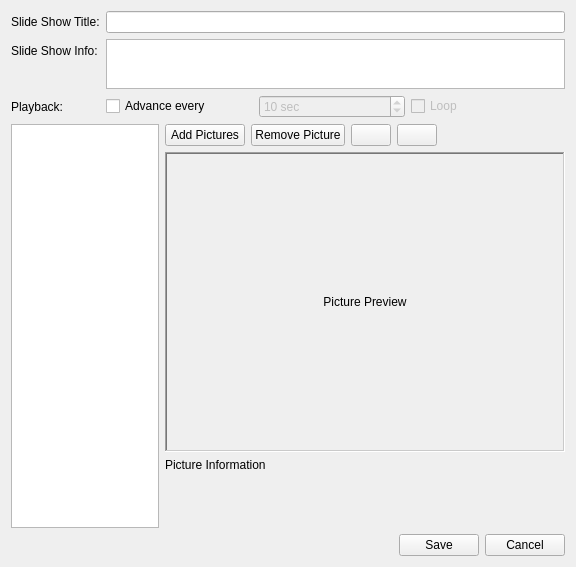
<?xml version="1.0" encoding="UTF-8"?>
<ui version="4.0">
 <class>SlideShowEditor</class>
 <widget class="QWidget" name="SlideShowEditor">
  <property name="geometry">
   <rect>
    <x>0</x>
    <y>0</y>
    <width>576</width>
    <height>567</height>
   </rect>
  </property>
  <property name="windowTitle">
   <string>Slide Show Editor</string>
  </property>
  <property name="windowIcon">
   <iconset resource="softprojector.qrc">
    <normaloff>:/icons/icons/slideshow_edit.png</normaloff>:/icons/icons/slideshow_edit.png</iconset>
  </property>
  <layout class="QGridLayout" name="gridLayout">
   <item row="0" column="0" colspan="2">
    <layout class="QFormLayout" name="formLayout">
     <property name="fieldGrowthPolicy">
      <enum>QFormLayout::AllNonFixedFieldsGrow</enum>
     </property>
     <item row="0" column="0">
      <widget class="QLabel" name="label">
       <property name="text">
        <string>Slide Show Title:</string>
       </property>
      </widget>
     </item>
     <item row="0" column="1">
      <widget class="QLineEdit" name="lineEditTitle"/>
     </item>
     <item row="1" column="0">
      <widget class="QLabel" name="label_2">
       <property name="text">
        <string>Slide Show Info:</string>
       </property>
      </widget>
     </item>
     <item row="1" column="1">
      <widget class="QPlainTextEdit" name="plainTextEditInfo">
       <property name="sizePolicy">
        <sizepolicy hsizetype="Expanding" vsizetype="Fixed">
         <horstretch>0</horstretch>
         <verstretch>0</verstretch>
        </sizepolicy>
       </property>
       <property name="maximumSize">
        <size>
         <width>16777215</width>
         <height>50</height>
        </size>
       </property>
      </widget>
     </item>
     <item row="2" column="0">
      <widget class="QLabel" name="labelPlayback">
       <property name="text">
        <string>Playback:</string>
       </property>
      </widget>
     </item>
     <item row="2" column="1">
      <layout class="QHBoxLayout" name="horizontalLayoutPlayback">
       <item>
        <widget class="QCheckBox" name="checkBoxAutoAdvance">
         <property name="toolTip">
          <string>Move to the next slide automatically</string>
         </property>
         <property name="text">
          <string>Advance every</string>
         </property>
        </widget>
       </item>
       <item>
        <widget class="QSpinBox" name="spinBoxSlideTime">
         <property name="enabled">
          <bool>false</bool>
         </property>
         <property name="suffix">
          <string> sec</string>
         </property>
         <property name="minimum">
          <number>1</number>
         </property>
         <property name="maximum">
          <number>3600</number>
         </property>
         <property name="value">
          <number>10</number>
         </property>
        </widget>
       </item>
       <item>
        <widget class="QCheckBox" name="checkBoxLoop">
         <property name="enabled">
          <bool>false</bool>
         </property>
         <property name="toolTip">
          <string>Start again from the first slide after the last one</string>
         </property>
         <property name="text">
          <string>Loop</string>
         </property>
        </widget>
       </item>
       <item>
        <spacer name="horizontalSpacerPlayback">
         <property name="orientation">
          <enum>Qt::Horizontal</enum>
         </property>
        </spacer>
       </item>
      </layout>
     </item>
    </layout>
   </item>
   <item row="1" column="0" rowspan="4">
    <widget class="QListWidget" name="listWidgetSlides">
     <property name="iconSize">
      <size>
       <width>100</width>
       <height>100</height>
      </size>
     </property>
     <property name="spacing">
      <number>1</number>
     </property>
    </widget>
   </item>
   <item row="1" column="1">
    <layout class="QHBoxLayout" name="horizontalLayout">
     <item>
      <widget class="QPushButton" name="pushButtonAddImages">
       <property name="text">
        <string>Add Pictures</string>
       </property>
       <property name="icon">
        <iconset resource="softprojector.qrc">
         <normaloff>:/icons/icons/add.png</normaloff>:/icons/icons/add.png</iconset>
       </property>
      </widget>
     </item>
     <item>
      <widget class="QPushButton" name="pushButtonRemoveImage">
       <property name="text">
        <string>Remove Picture</string>
       </property>
       <property name="icon">
        <iconset resource="softprojector.qrc">
         <normaloff>:/icons/icons/remove.png</normaloff>:/icons/icons/remove.png</iconset>
       </property>
      </widget>
     </item>
     <item>
      <widget class="QPushButton" name="pushButtonMoveUp">
       <property name="text">
        <string/>
       </property>
       <property name="icon">
        <iconset resource="softprojector.qrc">
         <normaloff>:/icons/icons/up.png</normaloff>:/icons/icons/up.png</iconset>
       </property>
      </widget>
     </item>
     <item>
      <widget class="QPushButton" name="pushButtonMoveDown">
       <property name="text">
        <string/>
       </property>
       <property name="icon">
        <iconset resource="softprojector.qrc">
         <normaloff>:/icons/icons/down.png</normaloff>:/icons/icons/down.png</iconset>
       </property>
      </widget>
     </item>
     <item>
      <spacer name="horizontalSpacer_2">
       <property name="orientation">
        <enum>Qt::Horizontal</enum>
       </property>
       <property name="sizeHint" stdset="0">
        <size>
         <width>40</width>
         <height>20</height>
        </size>
       </property>
      </spacer>
     </item>
    </layout>
   </item>
   <item row="2" column="1">
    <widget class="QLabel" name="labelPreview">
     <property name="minimumSize">
      <size>
       <width>400</width>
       <height>300</height>
      </size>
     </property>
     <property name="maximumSize">
      <size>
       <width>400</width>
       <height>300</height>
      </size>
     </property>
     <property name="frameShape">
      <enum>QFrame::WinPanel</enum>
     </property>
     <property name="frameShadow">
      <enum>QFrame::Sunken</enum>
     </property>
     <property name="text">
      <string>Picture Preview</string>
     </property>
     <property name="alignment">
      <set>Qt::AlignCenter</set>
     </property>
    </widget>
   </item>
   <item row="3" column="1">
    <widget class="QLabel" name="labelPixInfo">
     <property name="text">
      <string>Picture Information</string>
     </property>
     <property name="wordWrap">
      <bool>true</bool>
     </property>
    </widget>
   </item>
   <item row="4" column="1">
    <spacer name="verticalSpacer">
     <property name="orientation">
      <enum>Qt::Vertical</enum>
     </property>
     <property name="sizeHint" stdset="0">
      <size>
       <width>20</width>
       <height>74</height>
      </size>
     </property>
    </spacer>
   </item>
   <item row="5" column="0" colspan="2">
    <layout class="QHBoxLayout" name="horizontalLayout_2">
     <item>
      <spacer name="horizontalSpacer_3">
       <property name="orientation">
        <enum>Qt::Horizontal</enum>
       </property>
       <property name="sizeHint" stdset="0">
        <size>
         <width>40</width>
         <height>20</height>
        </size>
       </property>
      </spacer>
     </item>
     <item>
      <widget class="QPushButton" name="pushButtonSave">
       <property name="text">
        <string>Save</string>
       </property>
      </widget>
     </item>
     <item>
      <widget class="QPushButton" name="pushButtonCancel">
       <property name="text">
        <string>Cancel</string>
       </property>
      </widget>
     </item>
    </layout>
   </item>
  </layout>
 </widget>
 <tabstops>
  <tabstop>lineEditTitle</tabstop>
  <tabstop>plainTextEditInfo</tabstop>
  <tabstop>checkBoxAutoAdvance</tabstop>
  <tabstop>spinBoxSlideTime</tabstop>
  <tabstop>checkBoxLoop</tabstop>
  <tabstop>listWidgetSlides</tabstop>
  <tabstop>pushButtonAddImages</tabstop>
  <tabstop>pushButtonRemoveImage</tabstop>
  <tabstop>pushButtonMoveUp</tabstop>
  <tabstop>pushButtonMoveDown</tabstop>
  <tabstop>pushButtonSave</tabstop>
  <tabstop>pushButtonCancel</tabstop>
 </tabstops>
 <resources>
  <include location="softprojector.qrc"/>
 </resources>
 <connections/>
</ui>
